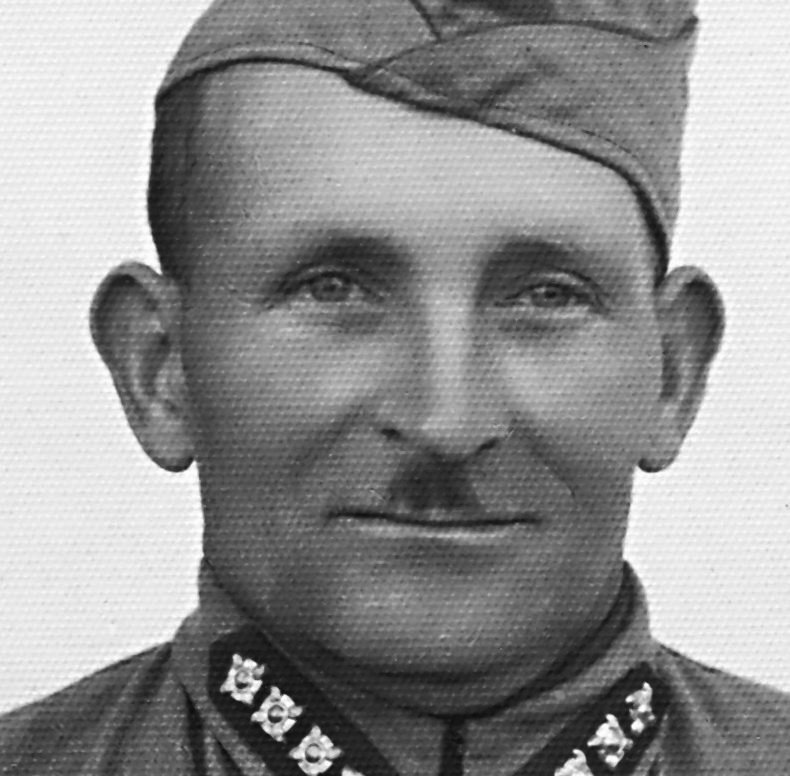
%> input picture Lab 7 - Fourier/Hitler Restoration/face2descreen.jpg, 790 x 776 px
$ octave HitlerRestoration.m   (GNU Octave 9; MATLAB toolbox functions it lacks are replaced by stand-ins)
%> lines starting %> are read from the running program, lines starting %| are printed output that depends on the picture; in (x1, y1, x2, y2) boxes, pixels count from 0 and x2, y2 are one past the last pixel; in counts of white or black regions, pixels touching at a corner belong together; the program's own positions count from 1
I = imread('face2descreen.jpg');
%> I is the input picture: size 776x790 uint8; min 7, max 255, mean 145.4
figure,imshow(I),title('Original Image');
x = im2double(I);
% transform the image to frequency domain
F = fft2(x);
FS = fftshift(F);

figure,imshow(log(abs(FS)),[]),title('Frequency Domain');
%> after `imshow(log(abs(FS)),[])`:
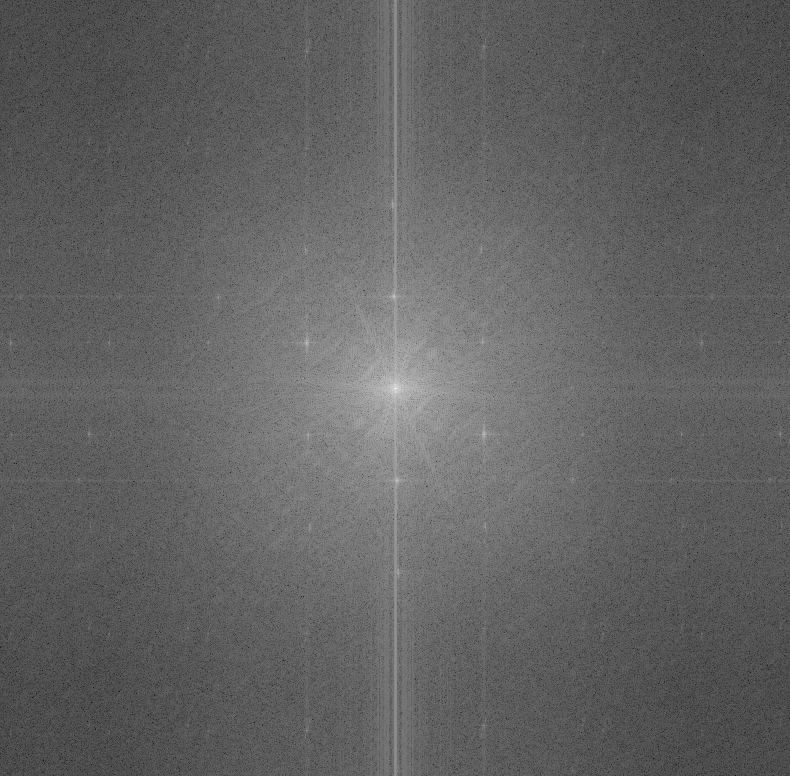
%> displayed picture: size 776x790, on the screen's scale of 0 to 255; min 0, max 255, mean 98.1

%mask for (“face2descreen.jpg”)
H = ones(size(FS));
H(293:299, 393:399) = 0;
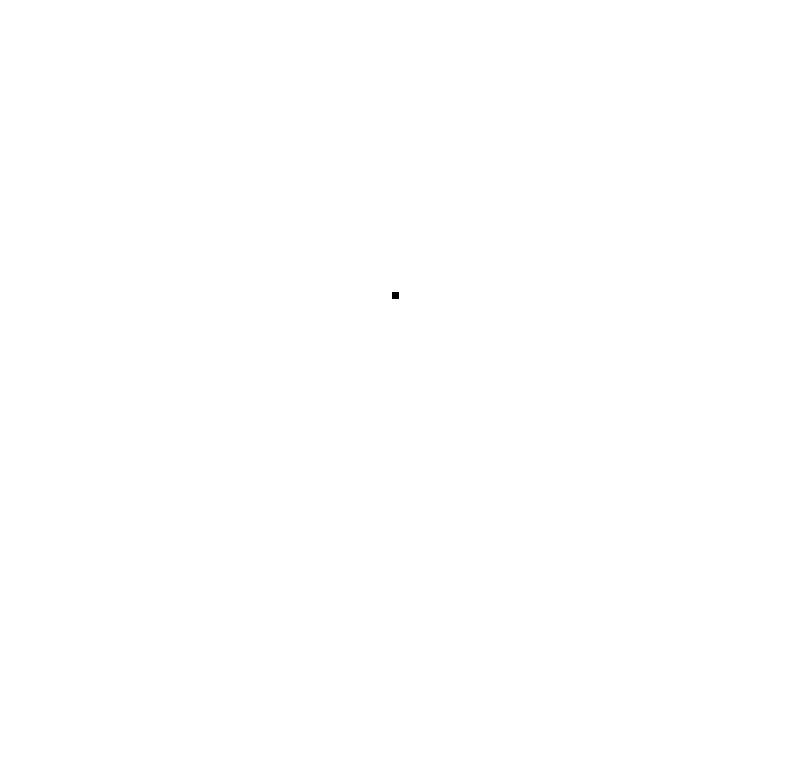
%> H: size 776x790 double; values 0 (black) and 1 (white), 100% white; 1 black region, box (x1, y1, x2, y2) and area: (392, 292, 399, 299) 49
H(478:484, 393:399) = 0;
%> H: size 776x790 double; values 0 (black) and 1 (white), 100% white; 2 black regions, box (x1, y1, x2, y2) and area: (392, 292, 399, 299) 49, (392, 477, 399, 484) 49

H(339:345, 303:310) = 0;
%> H: size 776x790 double; values 0 (black) and 1 (white), 100% white; 3 black regions, box (x1, y1, x2, y2) and area: (302, 338, 310, 345) 56, (392, 292, 399, 299) 49, (392, 477, 399, 484) 49
H(433:439, 303:310) = 0;
%> H: size 776x790 double; values 0 (black) and 1 (white), 100% white; 4 black regions, box (x1, y1, x2, y2) and area: (302, 338, 310, 345) 56, (302, 432, 310, 439) 56, (392, 292, 399, 299) 49, (392, 477, 399, 484) 49

H(335:341, 483:489) = 0;
%> H: size 776x790 double; values 0 (black) and 1 (white), 100% white; 5 black regions, box (x1, y1, x2, y2) and area: (302, 338, 310, 345) 56, (302, 432, 310, 439) 56, (392, 292, 399, 299) 49, (482, 334, 489, 341) 49, (392, 477, 399, 484) 49
H(429:435, 483:489) = 0;
%> H: size 776x790 double; values 0 (black) and 1 (white), 99.9% white; 6 black regions, box (x1, y1, x2, y2) and area: (302, 338, 310, 345) 56, (302, 432, 310, 439) 56, (392, 292, 399, 299) 49, (482, 334, 489, 341) 49, (482, 428, 489, 435) 49, (392, 477, 399, 484) 49

figure, imshow(H),title('Filter');

%multiply the frequency image by the mask
G = FS .* H;

figure,imshow(log(abs(G)),[]),title('Power Spectrum');

IFS = ifftshift(G);
IF = ifft2(IFS);
figure, imshow(IF), title('Restored');
